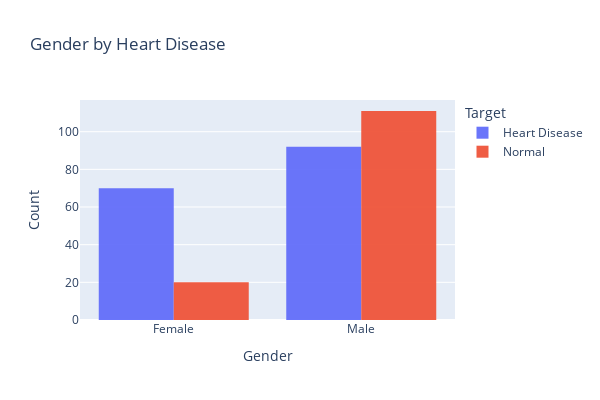

Notebook code cell kept with this figure:
### Code cell
df_gen_tar = df.copy()
# Example usage:
fig = get_bar_chart(df_gen_tar, 'sex', 'age', color='target', barmode='group',
                    category_orders={'sex': ['Female', 'Male']}, 
                    labels={'sex': 'Gender', 'age': 'Count', 'target': 'Target'}, 
                    title='Gender by Heart Disease')

### Figure 1 — Plotly figure (JSON) as saved in the notebook; plotly's stock layout.template omitted (floating-point values rounded to 4 significant figures)
{"data": [{"alignmentgroup": "True", "hovertemplate": "Target=Heart Disease<br>Gender=%{x}<br>Count=%{y}<extra></extra>", "legendgroup": "Heart Disease", "marker": {"color": "#636efa", "line": {"width": 0}, "pattern": {"shape": ""}}, "name": "Heart Disease", "offsetgroup": "Heart Disease", "opacity": 0.95, "orientation": "v", "showlegend": true, "textposition": "auto", "type": "bar", "x": ["Female", "Male"], "xaxis": "x", "y": [70, 92], "yaxis": "y"}, {"alignmentgroup": "True", "hovertemplate": "Target=Normal<br>Gender=%{x}<br>Count=%{y}<extra></extra>", "legendgroup": "Normal", "marker": {"color": "#EF553B", "line": {"width": 0}, "pattern": {"shape": ""}}, "name": "Normal", "offsetgroup": "Normal", "opacity": 0.95, "orientation": "v", "showlegend": true, "textposition": "auto", "type": "bar", "x": ["Female", "Male"], "xaxis": "x", "y": [20, 111], "yaxis": "y"}], "layout": {"barmode": "group", "height": 400, "legend": {"title": {"text": "Target"}, "tracegroupgap": 0}, "showlegend": true, "title": {"text": "Gender by Heart Disease"}, "width": 600, "xaxis": {"anchor": "y", "categoryarray": ["Female", "Male"], "categoryorder": "array", "domain": [0, 1], "title": {"text": "Gender"}}, "yaxis": {"anchor": "x", "domain": [0, 1], "title": {"text": "Count"}}}}
